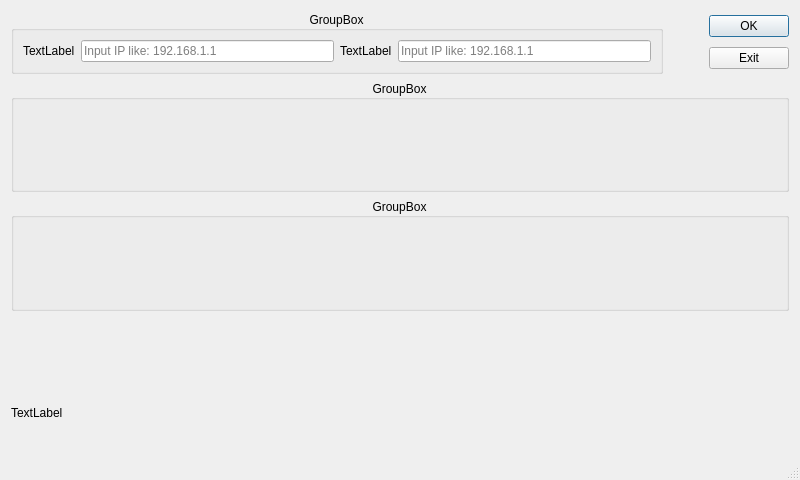
<?xml version="1.0" encoding="UTF-8"?>
<ui version="4.0">
 <class>Dialog</class>
 <widget class="QDialog" name="Dialog">
  <property name="geometry">
   <rect>
    <x>0</x>
    <y>0</y>
    <width>800</width>
    <height>480</height>
   </rect>
  </property>
  <property name="windowTitle">
   <string>CTool</string>
  </property>
  <property name="windowIcon">
   <iconset>
    <normaloff>CTool.svg</normaloff>CTool.svg</iconset>
  </property>
  <property name="sizeGripEnabled">
   <bool>true</bool>
  </property>
  <layout class="QGridLayout" name="gridLayout_2">
   <item row="0" column="0">
    <layout class="QGridLayout" name="gridLayout">
     <item row="0" column="1">
      <spacer name="horizontalSpacer">
       <property name="orientation">
        <enum>Qt::Horizontal</enum>
       </property>
       <property name="sizeType">
        <enum>QSizePolicy::Maximum</enum>
       </property>
       <property name="sizeHint" stdset="0">
        <size>
         <width>40</width>
         <height>20</height>
        </size>
       </property>
      </spacer>
     </item>
     <item row="0" column="2">
      <layout class="QVBoxLayout" name="verticalLayout">
       <item>
        <widget class="QPushButton" name="pushButton">
         <property name="text">
          <string>OK</string>
         </property>
        </widget>
       </item>
       <item>
        <widget class="QPushButton" name="pushButton_2">
         <property name="text">
          <string>Exit</string>
         </property>
        </widget>
       </item>
      </layout>
     </item>
     <item row="0" column="0">
      <widget class="QGroupBox" name="groupBox">
       <property name="sizePolicy">
        <sizepolicy hsizetype="Expanding" vsizetype="Preferred">
         <horstretch>0</horstretch>
         <verstretch>0</verstretch>
        </sizepolicy>
       </property>
       <property name="title">
        <string>GroupBox</string>
       </property>
       <property name="alignment">
        <set>Qt::AlignCenter</set>
       </property>
       <layout class="QGridLayout" name="gridLayout_3">
        <item row="0" column="0">
         <layout class="QHBoxLayout" name="horizontalLayout_3">
          <item>
           <layout class="QHBoxLayout" name="horizontalLayout">
            <item>
             <widget class="QLabel" name="label_2">
              <property name="text">
               <string>TextLabel</string>
              </property>
             </widget>
            </item>
            <item>
             <widget class="QLineEdit" name="lineEdit">
              <property name="placeholderText">
               <string>Input IP like: 192.168.1.1</string>
              </property>
             </widget>
            </item>
           </layout>
          </item>
          <item>
           <layout class="QHBoxLayout" name="horizontalLayout_2">
            <item>
             <widget class="QLabel" name="label_3">
              <property name="text">
               <string>TextLabel</string>
              </property>
             </widget>
            </item>
            <item>
             <widget class="QLineEdit" name="lineEdit_2">
              <property name="placeholderText">
               <string>Input IP like: 192.168.1.1</string>
              </property>
             </widget>
            </item>
           </layout>
          </item>
         </layout>
        </item>
       </layout>
      </widget>
     </item>
    </layout>
   </item>
   <item row="1" column="0">
    <widget class="QGroupBox" name="groupBox_2">
     <property name="title">
      <string>GroupBox</string>
     </property>
     <property name="alignment">
      <set>Qt::AlignCenter</set>
     </property>
    </widget>
   </item>
   <item row="2" column="0">
    <widget class="QGroupBox" name="groupBox_3">
     <property name="title">
      <string>GroupBox</string>
     </property>
     <property name="alignment">
      <set>Qt::AlignCenter</set>
     </property>
    </widget>
   </item>
   <item row="3" column="0">
    <spacer name="verticalSpacer">
     <property name="orientation">
      <enum>Qt::Vertical</enum>
     </property>
     <property name="sizeType">
      <enum>QSizePolicy::Maximum</enum>
     </property>
     <property name="sizeHint" stdset="0">
      <size>
       <width>20</width>
       <height>40</height>
      </size>
     </property>
    </spacer>
   </item>
   <item row="4" column="0">
    <widget class="QLabel" name="label">
     <property name="text">
      <string>TextLabel</string>
     </property>
    </widget>
   </item>
  </layout>
 </widget>
 <resources/>
 <connections/>
</ui>
